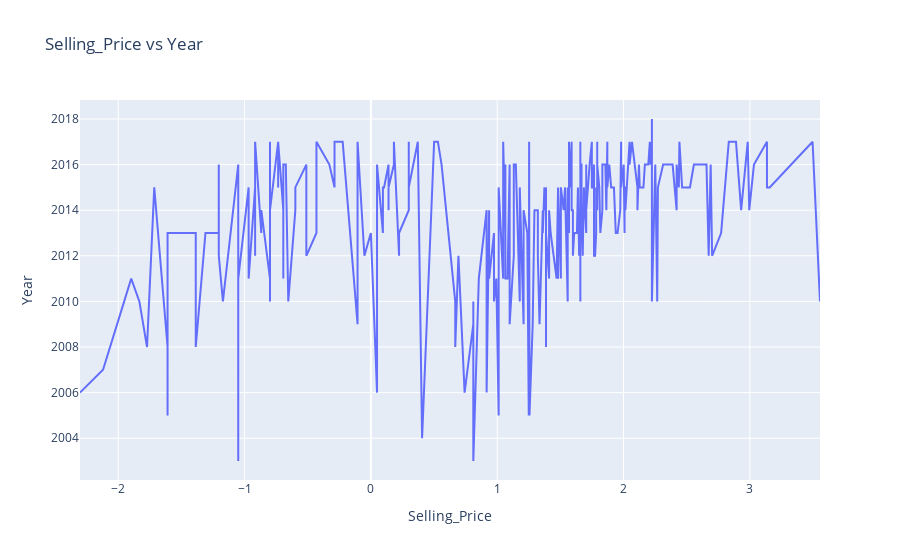
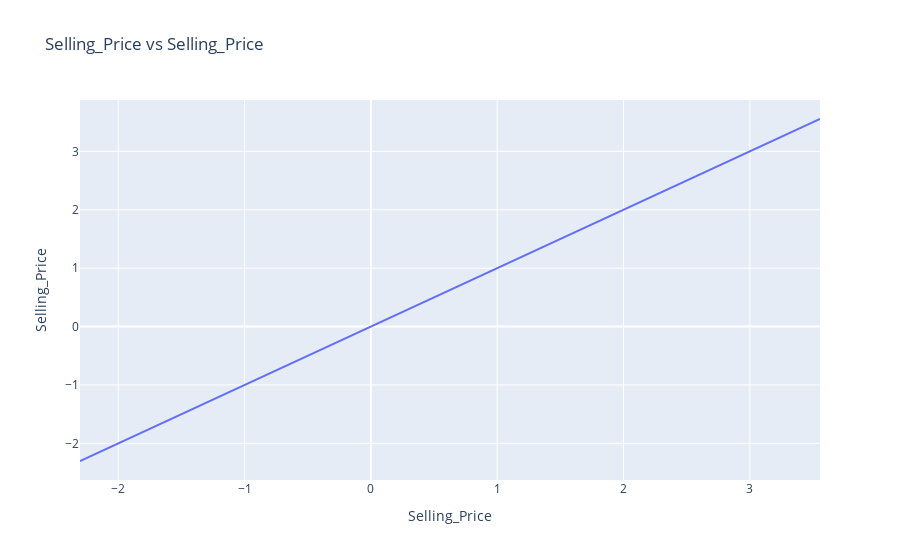
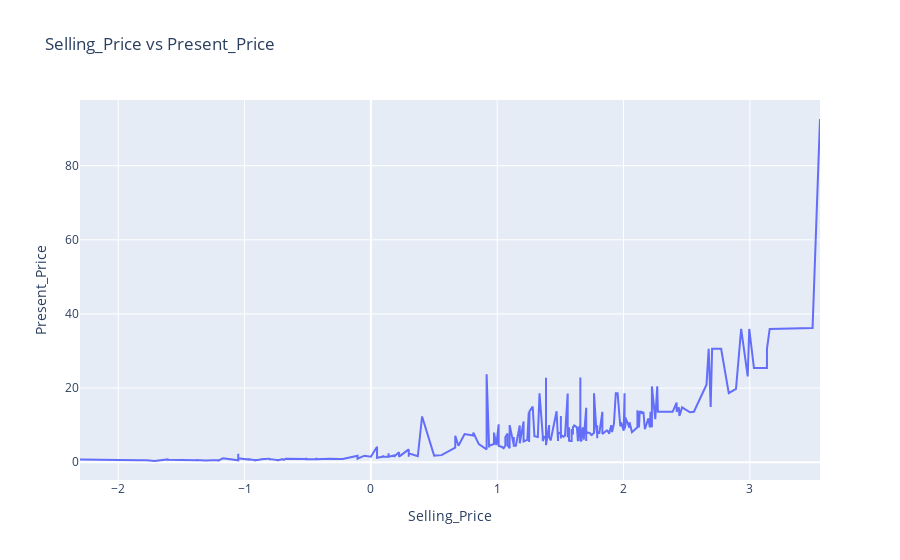
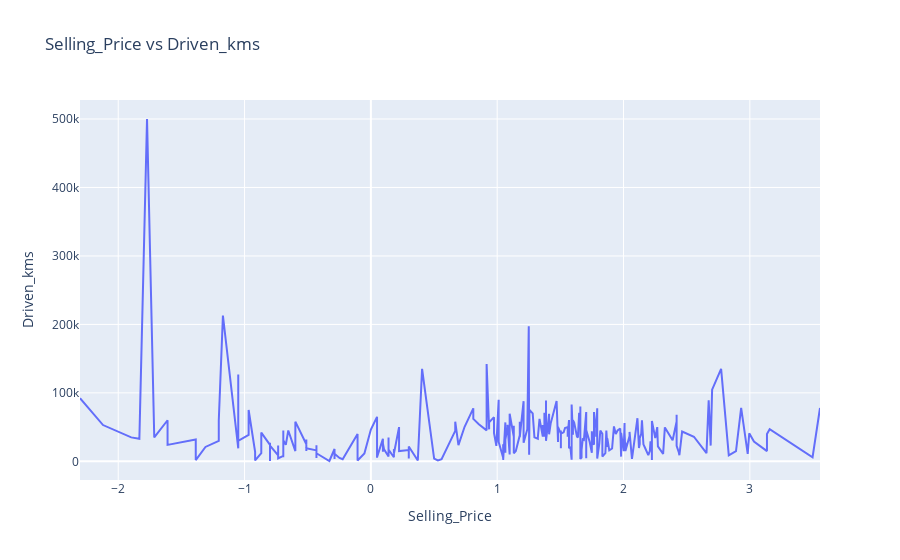

Notebook source saved alongside these figures, in order:
### Markdown cell above
У пробега и оценочной цены есть небольшое кол-во выбросов, но их кол-во не критично, поэтому данные столбцы постобработки не требуют.\
У таргетной переменной нет выбросов, имеется небольшое медианное смещение.

### Code cell
for col in numerical_features.columns:

    fig = px.line(df.sort_values('Selling_Price'), x='Selling_Price', y=col, title=f'Selling_Price vs {col}')
    fig.show()

### Figure 1 — Plotly figure (JSON) as saved in the notebook; plotly's stock layout.template omitted (floating-point values rounded to 4 significant figures; data arrays with more than 128 entries replaced by an {"elided": "..."} marker saying what was removed)
{"data": [{"hovertemplate": "Selling_Price=%{x}<br>Year=%{y}<extra></extra>", "legendgroup": "", "line": {"color": "#636efa", "dash": "solid"}, "marker": {"symbol": "circle"}, "mode": "lines", "name": "", "orientation": "v", "showlegend": false, "type": "scatter", "x": {"elided": "299 float values"}, "xaxis": "x", "y": {"elided": "299 int values"}, "yaxis": "y"}], "layout": {"legend": {"tracegroupgap": 0}, "title": {"text": "Selling_Price vs Year"}, "xaxis": {"anchor": "y", "domain": [0, 1], "title": {"text": "Selling_Price"}}, "yaxis": {"anchor": "x", "domain": [0, 1], "title": {"text": "Year"}}}}

### Figure 2 — Plotly figure (JSON) as saved in the notebook; plotly's stock layout.template omitted (floating-point values rounded to 4 significant figures; data arrays with more than 128 entries replaced by an {"elided": "..."} marker saying what was removed)
{"data": [{"hovertemplate": "Selling_Price=%{y}<extra></extra>", "legendgroup": "", "line": {"color": "#636efa", "dash": "solid"}, "marker": {"symbol": "circle"}, "mode": "lines", "name": "", "orientation": "v", "showlegend": false, "type": "scatter", "x": {"elided": "299 float values"}, "xaxis": "x", "y": {"elided": "299 float values"}, "yaxis": "y"}], "layout": {"legend": {"tracegroupgap": 0}, "title": {"text": "Selling_Price vs Selling_Price"}, "xaxis": {"anchor": "y", "domain": [0, 1], "title": {"text": "Selling_Price"}}, "yaxis": {"anchor": "x", "domain": [0, 1], "title": {"text": "Selling_Price"}}}}

### Figure 3 — Plotly figure (JSON) as saved in the notebook; plotly's stock layout.template omitted (floating-point values rounded to 4 significant figures; data arrays with more than 128 entries replaced by an {"elided": "..."} marker saying what was removed)
{"data": [{"hovertemplate": "Selling_Price=%{x}<br>Present_Price=%{y}<extra></extra>", "legendgroup": "", "line": {"color": "#636efa", "dash": "solid"}, "marker": {"symbol": "circle"}, "mode": "lines", "name": "", "orientation": "v", "showlegend": false, "type": "scatter", "x": {"elided": "299 float values"}, "xaxis": "x", "y": {"elided": "299 float values"}, "yaxis": "y"}], "layout": {"legend": {"tracegroupgap": 0}, "title": {"text": "Selling_Price vs Present_Price"}, "xaxis": {"anchor": "y", "domain": [0, 1], "title": {"text": "Selling_Price"}}, "yaxis": {"anchor": "x", "domain": [0, 1], "title": {"text": "Present_Price"}}}}

### Figure 4 — Plotly figure (JSON) as saved in the notebook; plotly's stock layout.template omitted (floating-point values rounded to 4 significant figures; data arrays with more than 128 entries replaced by an {"elided": "..."} marker saying what was removed)
{"data": [{"hovertemplate": "Selling_Price=%{x}<br>Driven_kms=%{y}<extra></extra>", "legendgroup": "", "line": {"color": "#636efa", "dash": "solid"}, "marker": {"symbol": "circle"}, "mode": "lines", "name": "", "orientation": "v", "showlegend": false, "type": "scatter", "x": {"elided": "299 float values"}, "xaxis": "x", "y": {"elided": "299 int values"}, "yaxis": "y"}], "layout": {"legend": {"tracegroupgap": 0}, "title": {"text": "Selling_Price vs Driven_kms"}, "xaxis": {"anchor": "y", "domain": [0, 1], "title": {"text": "Selling_Price"}}, "yaxis": {"anchor": "x", "domain": [0, 1], "title": {"text": "Driven_kms"}}}}
